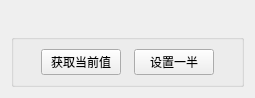
<?xml version="1.0" encoding="UTF-8"?>
<ui version="4.0">
 <class>Widget</class>
 <widget class="QWidget" name="Widget">
  <property name="geometry">
   <rect>
    <x>0</x>
    <y>0</y>
    <width>255</width>
    <height>98</height>
   </rect>
  </property>
  <property name="windowTitle">
   <string>Widget</string>
  </property>
  <layout class="QVBoxLayout" name="verticalLayout_2">
   <item>
    <widget class="SmallWdight" name="widget" native="true"/>
   </item>
   <item>
    <widget class="QGroupBox" name="groupBox">
     <property name="title">
      <string/>
     </property>
     <layout class="QVBoxLayout" name="verticalLayout">
      <item>
       <layout class="QHBoxLayout" name="horizontalLayout">
        <item>
         <spacer name="horizontalSpacer">
          <property name="orientation">
           <enum>Qt::Horizontal</enum>
          </property>
          <property name="sizeHint" stdset="0">
           <size>
            <width>40</width>
            <height>20</height>
           </size>
          </property>
         </spacer>
        </item>
        <item>
         <widget class="QPushButton" name="btn_get">
          <property name="text">
           <string>获取当前值</string>
          </property>
         </widget>
        </item>
        <item>
         <spacer name="horizontalSpacer_3">
          <property name="orientation">
           <enum>Qt::Horizontal</enum>
          </property>
          <property name="sizeHint" stdset="0">
           <size>
            <width>28</width>
            <height>20</height>
           </size>
          </property>
         </spacer>
        </item>
        <item>
         <widget class="QPushButton" name="btn_set">
          <property name="text">
           <string>设置一半</string>
          </property>
         </widget>
        </item>
        <item>
         <spacer name="horizontalSpacer_2">
          <property name="orientation">
           <enum>Qt::Horizontal</enum>
          </property>
          <property name="sizeHint" stdset="0">
           <size>
            <width>40</width>
            <height>20</height>
           </size>
          </property>
         </spacer>
        </item>
       </layout>
      </item>
     </layout>
    </widget>
   </item>
  </layout>
 </widget>
 <customwidgets>
  <customwidget>
   <class>SmallWdight</class>
   <extends>QWidget</extends>
   <header location="global">smallwdight.h</header>
   <container>1</container>
  </customwidget>
 </customwidgets>
 <resources/>
 <connections/>
</ui>
